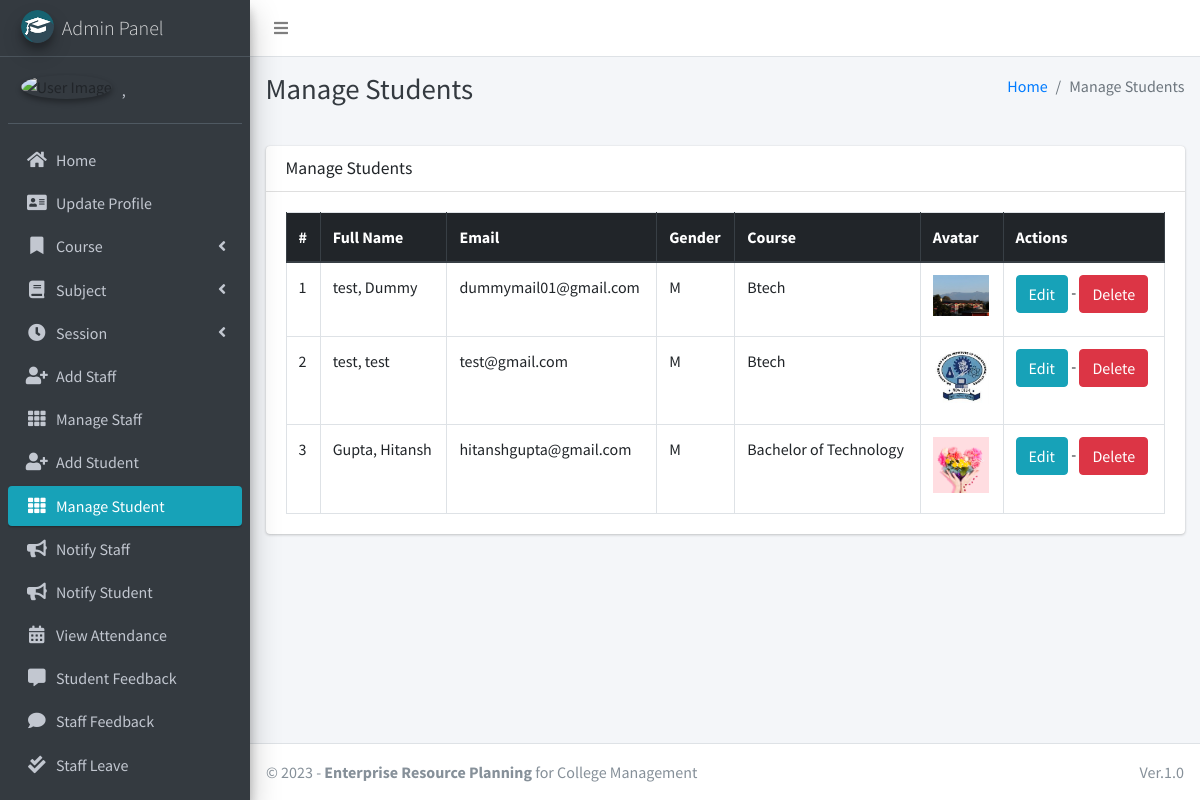
Before: /student/manage/ (signed in) with the older database file.
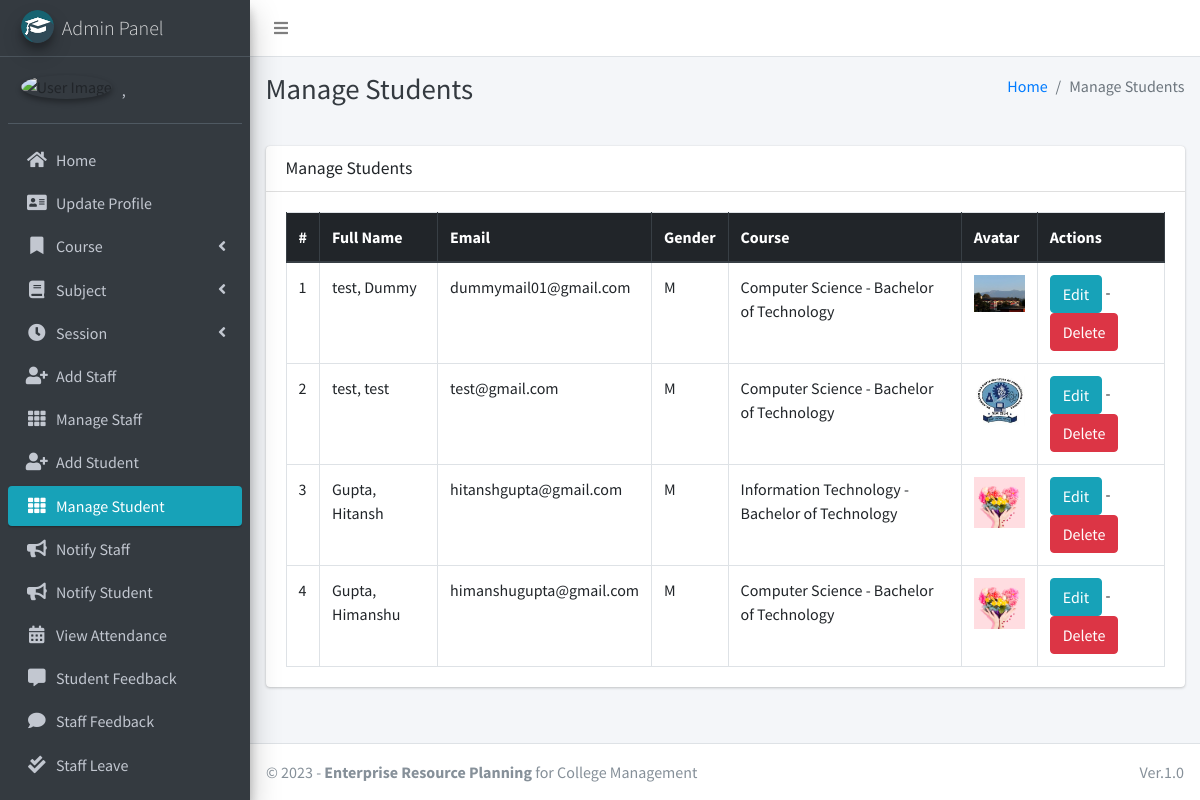
After: the same page with the newer database file.
### main_app/models.py (models this page shows, shortened)
class CustomUser(AbstractUser):
    USER_TYPE = ((1, "HOD"), (2, "Staff"), (3, "Student"))
    GENDER = [("M", "Male"), ("F", "Female")]
    username = None  # Removed username, using email instead
    email = models.EmailField(unique=True)
    user_type = models.CharField(default=1, choices=USER_TYPE, max_length=1)
    gender = models.CharField(max_length=1, choices=GENDER)
    profile_pic = models.ImageField()
    address = models.TextField()
    fcm_token = models.TextField(default="")  # For firebase notifications
    created_at = models.DateTimeField(auto_now_add=True)
    updated_at = models.DateTimeField(auto_now=True)
    USERNAME_FIELD = "email"
    REQUIRED_FIELDS = []
    objects = CustomUserManager()
    def __str__(self):
        return self.last_name + ", " + self.first_name

class Student(models.Model):
    admin = models.OneToOneField(CustomUser, on_delete=models.CASCADE)
    course = models.ForeignKey(Course, on_delete=models.DO_NOTHING, null=True, blank=False)
    session = models.ForeignKey(Session, on_delete=models.DO_NOTHING, null=True)

class Course(models.Model):
    name = models.CharField(max_length=120)
    created_at = models.DateTimeField(auto_now_add=True)
    updated_at = models.DateTimeField(auto_now=True)

### main_app/hod_views.py (the view)
# urls.py: path("student/manage/", hod_views.manage_student, name='manage_student'),
def manage_student(request):
    students = CustomUser.objects.filter(user_type=3)
    context = {
        'students': students,
        'page_title': 'Manage Students'
    }
    return render(request, "hod_template/manage_student.html", context)

### main_app/templates/hod_template/manage_student.html
{% extends 'main_app/base.html' %}
{% load static %}
{% block page_title %}{{page_title}}{% endblock page_title %}
{% block content %}
<section class="content">
    <div class="container-fluid">
        <div class="row">
            <div class="col-md-12">
                <div class="card">
                    <div class="card-header">
                        <h3 class="card-title">{{page_title}}</h3>
                    </div>
                    <div class="card-body">
                        <table id="example2" class="table table-bordered table-hover">
                            <thead class="thead-dark">
                                <tr>
                                    <th>#</th>
                                    <th>Full Name</th>
                                    <th>Email</th>
                                    <th>Gender</th>
                                    <th>Course</th>
                                    <th>Avatar</th>
                                    <th>Actions</th>
                                </tr>
                            </thead>
                            <tbody>
                                {% for student in students %}
                                <tr>
                                    <td>{{ forloop.counter }}</td>
                                    <td>{{student.last_name}}, {{student.first_name}}</td>
                                    <td>{{student.email}}</td>
                                    <td>{{student.gender}}</td>
                                    <td>{{student.student.course.name}}</td>
                                    <td>
                                        {% if student.profile_pic == ""  %}
                                        No Image
                                        {% else %}
                                        <img class="img img-fluid mb-2" height="56" width="56"
                                            src="{{student.profile_pic}}" alt="">
                                        {% endif %}
                                    </td>
                                    <td><a href="{% url 'edit_student' student.student.id %}" class="btn btn-info">Edit</a> -
                                        <a href="{% url 'delete_student' student.student.id %}" class="btn btn-danger" onclick="return confirm('Are you sure about this ?')">Delete</a>
                                    </td>
                                </tr>
                                {% endfor %}
                            </tbody>
                        </table>
                    </div>
                </div>
            </div>
        </div>
    </div>
</section>
{% endblock content %}

Changed rows visible on the page:
changed through a linked row, CustomUser "Dummy": student.course.name "Btech" → "Computer Science - Bachelor of Technology"
changed through a linked row, CustomUser "test@gmail.com": student.course.name "Btech" → "Computer Science - Bachelor of Technology"
changed CustomUser "Hitansh": student.course.name "Bachelor of Technology" → "Information Technology - Bachelor of Technology"
added CustomUser: last_name "Gupta", first_name "Himanshu", email "himanshugupta@gmail.com", gender "M", student.course.name "Computer Science - Bachelor of Technology", profile_pic (picture)
